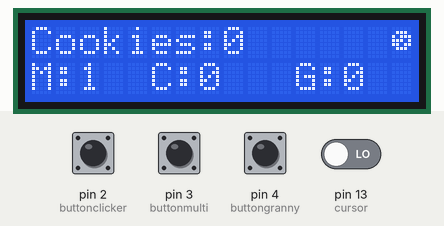
Bench run of a sketch on a simulated Arduino Uno, built with avr-gcc and run on an emulated ATmega328P. Parts: 16×2 character LCD. Inputs (shaded band) come from the test bench; at power-on: pin 2 (buttonclicker), pin 3 (buttonmulti), pin 4 (buttongranny), pin 13 (cursor) LOW. What the sketch prints to the serial monitor is not drawn.

Above: at 3.3 s.
3.4 s: pin 2 (buttonclicker) pulled HIGH for 0.15 s
At 4.2 s:
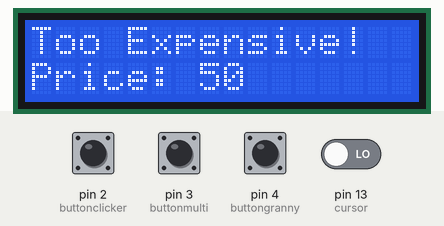
6.0 s: pin 3 (buttonmulti) pulled HIGH for 0.15 s
At 6.9 s:
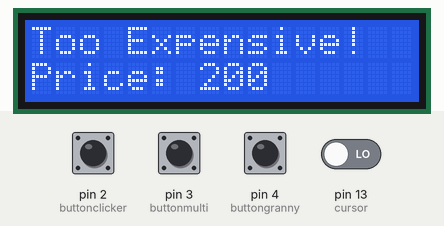
8.6 s: pin 4 (buttongranny) pulled HIGH for 0.15 s
At 9.2 s:
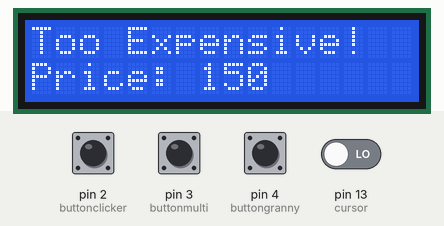
11.2 s: pin 13 (cursor) driven HIGH
At 12.3 s:
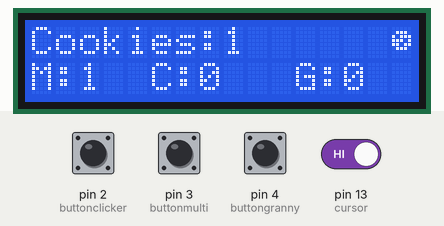
12.7 s: pin 2 (buttonclicker) driven HIGH and pin 13 (cursor) driven LOW
At 13.5 s:
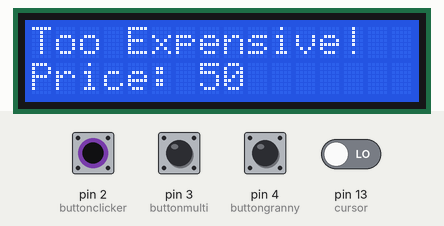
15.7 s: pin 2 (buttonclicker) driven LOW
At 16.4 s:
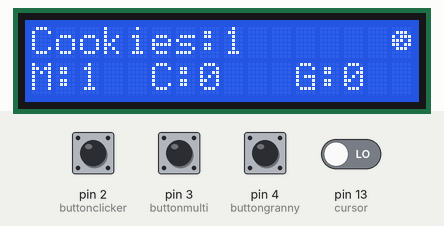
Timing chart, 0 to 18.5 s (numbered marks = the images above; inputs shaded):
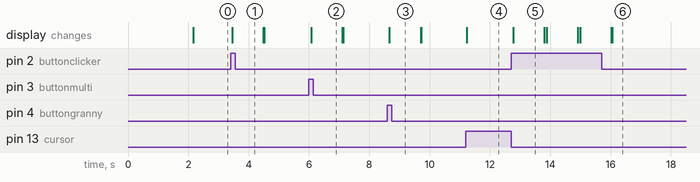

Measured:
- after the input at 3.4 s, the display: changes after 0.06 s (image 1)
- after the input at 6.0 s, the display: changes after 0.08 s (image 2)
- after the input at 8.6 s, the display: changes after 0.07 s (image 3)
- after the input at 11.2 s, the display: changes at once (image 4)
- after the input at 12.7 s, the display: changes after 0.07 s (image 5)
- after the input at 15.7 s, the display: first differs from a run without the input after 0.35 s (image 6)
- what the display in image 5 shows lasts 1.0 s, from 12.8 s to 13.8 s

The sketch:

Cookie_Clicker_on_Arduino.ino
```cpp
#include <Wire.h>
#include <LiquidCrystal_I2C.h>
LiquidCrystal_I2C lcd(0x27, 16, 2);


////Setting up all required Variables////

long cookies = 0;       //Counts cookies
int clickmulti = 1;     //Amount of click multiplier
int clicker = 0;        //Amount of clickers
int granny = 0;         //Amount of grannys
int clicklock = 0;      //Prevents a single button press to give more cookies than its supposed to give
long pricemulti = 200;  //Price for a multiplier
long priceclicker = 50; //Price for a clicker
long pricegranny = 150; //Price for a granny
int cursor = 13;        //Button for getting cookies
int buttonmulti = 3;    //Shop button for buying multiplier
int buttonclicker = 2;  //Shop button for buying clicker
int buttongranny = 4;   //Shop button for buying grannys
long upgradetimer = 0;  //Counts time
long time = 0;          //Time itself


////Custom symbol////

byte cookie[] =
{
  B00000,
  B01110,
  B10111,
  B11101,
  B11011,
  B01110,
  B00000,
  B00000
};


void setup() //Setup
{
  Serial.begin(9600); //Opening the serial monitor


  ////Starting LCD////

  lcd.init();
  lcd.backlight();


  ////Setting up pin modes////

  pinMode(cursor, INPUT); //Cookie Clicker button
  pinMode(buttonmulti, INPUT);  //Multiplier shop
  pinMode(buttonclicker, INPUT);  //Clicker shop
  pinMode(buttongranny, INPUT);  //Granny shop


  ////Intro////

  lcd.setCursor(0, 0);
  lcd.print("Cookie Clicker");
  lcd.setCursor(0, 1);
  lcd.print("V1.1      By Cre");
  lcd.createChar(1,cookie);
  lcd.setCursor(15, 0);
  lcd.write(1);
  delay(2000);
  lcd.setCursor(0, 0);
  lcd.print("                ");
  lcd.setCursor(0, 1);
  lcd.print("                ");
}

void loop() //Loop
{
  time = millis();        //Time itself
  Serial.println(time);   //Just for displaying some debug info


  ////Displays all the information there is to display////

      //Shows Current Cookies//

  lcd.setCursor(0, 0);
  lcd.print("Cookies:");
  lcd.setCursor(8, 0);
  lcd.print(cookies);
  lcd.setCursor(15, 0);
  lcd.write(1);

      //Shows Multiplier//

  lcd.setCursor(0, 1);
  lcd.print("M:");
  lcd.setCursor(2, 1);
  lcd.print(clickmulti);

      //Shows Clickers//

  lcd.setCursor(5, 1);
  lcd.print("C:");
  lcd.setCursor(7, 1);
  lcd.print(clicker);

      //Shows Grannys//

  lcd.setCursor(11, 1);
  lcd.print("G:");
  lcd.setCursor(13, 1);
  lcd.print(granny);


  ////Adds Cookie(s) once you click the button////

  if(digitalRead(cursor)==HIGH)
  {
    if(clicklock==0)  //Prevents the counter to add multiple Cookies that shouldnt be added with a single button presss
    {
      cookies = cookies + clickmulti;
      clicklock = clicklock + 1;
    }
    else
    {
    }
  }
  else
  {
    clicklock = 0;
  }


  ////Shop to buy things////

      //Multiplier//

  if(digitalRead(buttonmulti)==HIGH)
  {
    if(cookies>=pricemulti)
    {
      clickmulti = clickmulti + 1;
      cookies = cookies - pricemulti;
      pricemulti = pricemulti * 1.3;
      lcd.setCursor(8, 0);
      lcd.print("        ");
      lcd.setCursor(8, 0);
      lcd.print(cookies);
      lcd.setCursor(0, 1);
      lcd.print("                ");
      lcd.setCursor(0, 1);
      lcd.print("Upgraded Cursor!");
      delay(1000);
      lcd.setCursor(0, 1);
      lcd.print("                ");
    }
    else
    {
      lcd.setCursor(0, 0);
      lcd.print("                ");
      lcd.setCursor(0, 1);
      lcd.print("                ");
      lcd.setCursor(0, 0);
      lcd.print("Too Expensive!");
      lcd.setCursor(0, 1);
      lcd.print("Price:");
      lcd.setCursor(7, 1);
      lcd.print(pricemulti);
      delay(1000);
      lcd.setCursor(0, 0);
      lcd.print("                ");
      lcd.setCursor(0, 1);
      lcd.print("                ");
    }
  }
  else
  {
  }

      //Clicker//

  if(digitalRead(buttonclicker)==HIGH)
  {
    if(cookies>=priceclicker)
    {
      clicker = clicker + 1;
      cookies = cookies - priceclicker;
      priceclicker = priceclicker * 1.3;
      lcd.setCursor(8, 0);
      lcd.print("        ");
      lcd.setCursor(8, 0);
      lcd.print(cookies);
      lcd.setCursor(0, 1);
      lcd.print("                ");
      lcd.setCursor(0, 1);
      lcd.print("Upgraded Clickr!");
      delay(1000);
      lcd.setCursor(0, 1);
      lcd.print("                ");
    }
    else
    {
      lcd.setCursor(0, 0);
      lcd.print("                ");
      lcd.setCursor(0, 1);
      lcd.print("                ");
      lcd.setCursor(0, 0);
      lcd.print("Too Expensive!");
      lcd.setCursor(0, 1);
      lcd.print("Price:");
      lcd.setCursor(7, 1);
      lcd.print(priceclicker);
      delay(1000);
      lcd.setCursor(0, 0);
      lcd.print("                ");
      lcd.setCursor(0, 1);
      lcd.print("                ");
    }
  }
  else
  {
  }

      //Granny//

  if(digitalRead(buttongranny)==HIGH)
  {
    if(cookies>=pricegranny)
    {
      granny = granny + 1;
      cookies = cookies - pricegranny;
      pricegranny = pricegranny * 1.3;
      lcd.setCursor(8, 0);
      lcd.print("        ");
      lcd.setCursor(8, 0);
      lcd.print(cookies);
      lcd.setCursor(0, 1);
      lcd.print("                ");
      lcd.setCursor(0, 1);
      lcd.print("Upgraded Granny!");
      delay(1000);
      lcd.setCursor(0, 1);
      lcd.print("                ");
    }
    else
    {
      lcd.setCursor(0, 0);
      lcd.print("                ");
      lcd.setCursor(0, 1);
      lcd.print("                ");
      lcd.setCursor(0, 0);
      lcd.print("Too Expensive!");
      lcd.setCursor(0, 1);
      lcd.print("Price:");
      lcd.setCursor(7, 1);
      lcd.print(pricegranny);
      delay(1000);
      lcd.setCursor(0, 0);
      lcd.print("                ");
      lcd.setCursor(0, 1);
      lcd.print("                ");
    }
  }
  else
  {
  }


  ////Adds extra cookies if you buy PowerUps without user clicking button////

  time = time - upgradetimer;

  if(time>=1000)
  {
    upgradetimer = upgradetimer + 1000;
    cookies = cookies + (granny + 0) * 2;
    cookies = cookies + clicker;
  }
  else
  {
  }

}
```
